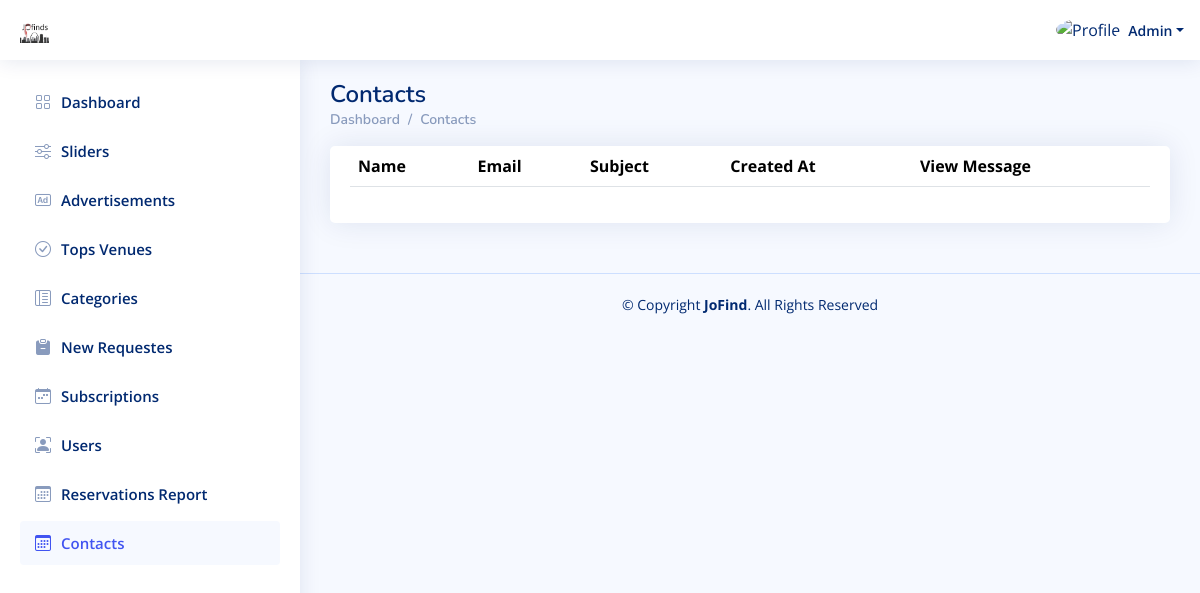
The app's page /Admin_Dashboard/Contacts.php (signed in), older data.
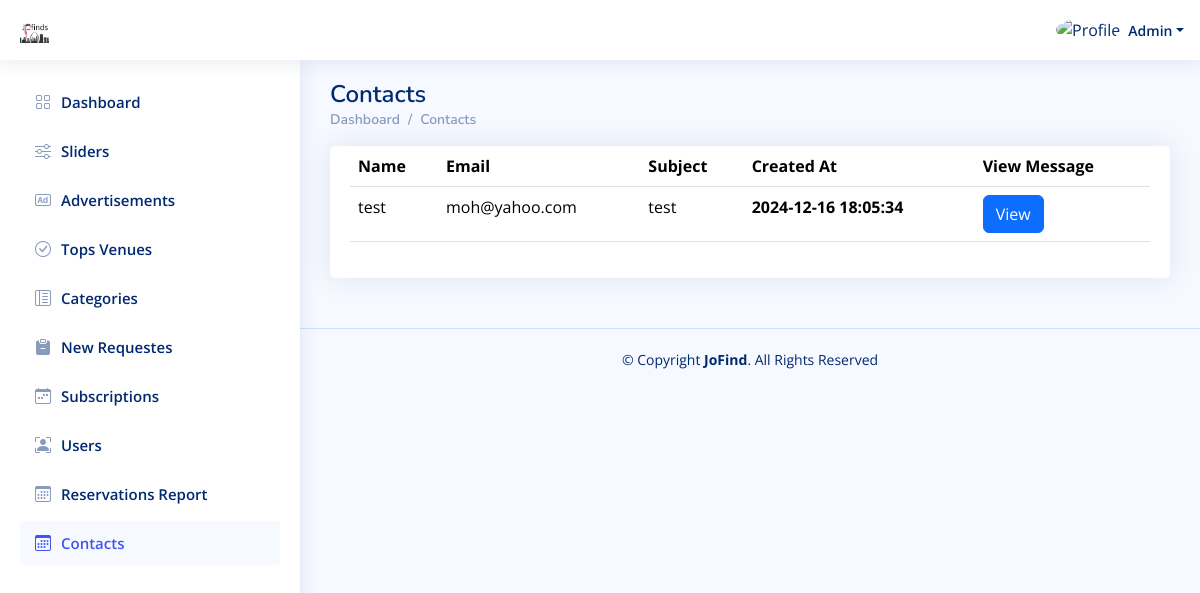
The same page, newer data.
### tables this page shows
CREATE TABLE `contacts` (
  `id` int(11) NOT NULL,
  `name` varchar(250) NOT NULL,
  `email` varchar(250) NOT NULL,
  `subject` varchar(250) NOT NULL,
  `message` text NOT NULL,
  `created_at` timestamp NOT NULL DEFAULT current_timestamp()
);

### Admin_Dashboard/Contacts.php (the view, shortened to what this page needs)
<?php
include "../Connect.php";
$A_ID = $_SESSION['A_Log'];
if (!$A_ID) {
    echo '<script language="JavaScript">
     document.location="../Login.php";
    </script>';
} else {
    $sql1 = mysqli_query($con, "select * from users where id='$A_ID'");
    $row1 = mysqli_fetch_array($sql1);
    $name = $row1['name'];
}
?>
<!DOCTYPE html>
<html lang="en">
  <head>
    <link
      href="../assets/vendor/bootstrap/css/bootstrap.min.css"
      rel="stylesheet"
    />
    <link
      href="../assets/vendor/bootstrap-icons/bootstrap-icons.css"
      rel="stylesheet"
    />
    <link href="../assets/vendor/boxicons/css/boxicons.min.css" rel="stylesheet" />
    <link href="../assets/vendor/quill/quill.snow.css" rel="stylesheet" />
    <link href="../assets/vendor/quill/quill.bubble.css" rel="stylesheet" />
    <link href="../assets/vendor/remixicon/remixicon.css" rel="stylesheet" />
    <link href="../assets/vendor/simple-datatables/style.css" rel="stylesheet" />
    <link href="../assets/css/style.css" rel="stylesheet" />
  </head>
  <body>
    <header id="header" class="header fixed-top d-flex align-items-center">
      <div class="d-flex align-items-center justify-content-between">
        <a href="index.php" class="logo d-flex align-items-center">
          <img src="../assets/img/Logo.png" alt="" />
        </a>
      </div>
      <nav class="header-nav ms-auto">
        <ul class="d-flex align-items-center">
          <li class="nav-item dropdown pe-3">
            <a
              class="nav-link nav-profile d-flex align-items-center pe-0"
              href="#"
              data-bs-toggle="dropdown"
            >
              <img
                src="https://www.computerhope.com/jargon/g/guest-user.png"
                alt="Profile"
                class="rounded-circle"
              />
              <span class="d-none d-md-block dropdown-toggle ps-2"><?php echo $name ?></span> </a
            >
          </li>
        </ul>
      </nav>
    </header>
    <?php require './Aside-Nav/Aside.php'?>
    <main id="main" class="main">
      <div class="pagetitle">
        <h1>Contacts</h1>
        <nav>
          <ol class="breadcrumb">
            <li class="breadcrumb-item"><a href="index.php">Dashboard</a></li>
            <li class="breadcrumb-item">Contacts</li>
          </ol>
        </nav>
      </div>
      <section class="section">
        <div class="row" >
          <div class="col-lg-12">
            <div class="card">
              <div class="card-body" id="div_print">
                <table class="table datatable">
                  <thead>
                    <tr>
                      <th scope="col">Name</th>
                      <th scope="col">Email</th>
                      <th scope="col">Subject</th>
                      <th scope="col">Created At</th>
                      <th scope="col">View Message</th>
                    </tr>
                  </thead>
                  <tbody>
                  <?php
$sql1 = mysqli_query($con, "SELECT * FROM contacts");
while ($row1 = mysqli_fetch_array($sql1)) {
    $contact_name = $row1['name'];
    $contact_email = $row1['email'];
    $subject = $row1['subject'];
    $message = $row1['message'];
    $created_at = $row1['created_at'];
        ?>
                    <tr>
                      <td scope="row"><?php echo $contact_name ?></td>
                      <td scope="row"><?php echo $contact_email ?></td>
                      <td scope="row"><?php echo $subject ?></td>
                      <th scope="row"><?php echo $created_at ?></th>
                      <th scope="row">
                      <button
            type="button"
            class="btn btn-primary"
            data-bs-toggle="modal"
            data-bs-target="#verticalycentered"
            id="btn-<?php echo $message ?>"
            onclick="getId(event)"
          >
            View
          </button>
                      </th>
                    </tr>
<?php
}?>
                  </tbody>
                </table>
              </div>
            </div>
          </div>
        </div>
      </section>
    </main>
    <footer id="footer" class="footer">
      <div class="copyright">
        &copy; Copyright <strong><span>JoFind</span></strong
        >. All Rights Reserved
      </div>
    </footer>
  </body>
</html>

Row changes from the older to the newer data that the page shows:
added contacts: name "test", email "moh@yahoo.com", subject "test", created_at "2024-12-16 18:05:34"
